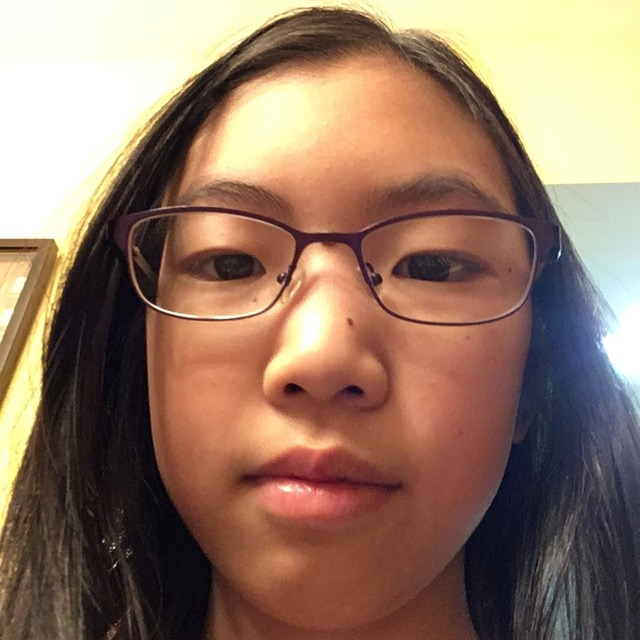
#> input picture face_identification/faces/Sophia_Wang/IMG_1560.jpg, 640 x 640 px, found by its file name
$ jupyter execute --allow-errors face_identification.ipynb   (shell and % lines are left out)   (Python 2 division)   (older library calls are emulated)
#> lines starting #> are read from the running program, lines starting #| are printed output that depends on the picture; after the words box and inside, x2 and y2 are one past the last pixel; in counts of white or black regions, pixels touching at a corner belong together
### face_identification/load_faces.py
# This code is modified from scikit-learn source code

from os import listdir, makedirs, remove
from os.path import join, exists, isdir

import logging
import numpy as np

from PIL import Image
from scipy.misc.pilutil import fromimage
from scipy.misc import imresize

logger = logging.getLogger(__name__)

class Bunch(dict):
    """Container object for datasets

    Dictionary-like object that exposes its keys as attributes.

    >>> b = Bunch(a=1, b=2)
    >>> b['b']
    2
    >>> b.b
    2
    >>> b.a = 3
    >>> b['a']
    3
    >>> b.c = 6
    >>> b['c']
    6

    """

    def __init__(self, **kwargs):
        super(Bunch, self).__init__(kwargs)

    def __setattr__(self, key, value):
        self[key] = value

    def __dir__(self):
        return self.keys()

    # [16 lines left out: functions __getattr__, __setstate__, not called in this run]

def read_jpg(file_path):
#> called with file_path = '/notebook/faces/Sophia_Wang/IMG_1560.jpg'
    image = Image.open(file_path)
#> image is the input picture: PIL image 640x640 RGB; mean R, G, B 147.5, 119.3, 100.9
    if hasattr(image, "_getexif"):
        orientation = 0x0112
        exif = image._getexif()
#> exif = 40 items
        if exif is not None:
            orientation = exif[orientation]
#> orientation = 1
            rotations = {
                3: Image.ROTATE_180,
                6: Image.ROTATE_270,
                8: Image.ROTATE_90
            }
            if orientation in rotations:
                image = image.transpose(rotations[orientation])
    return fromimage(image, flatten = False, mode = None)

def _load_imgs(file_paths, slice_, color, resize):
    """Internally used to load images"""
    # compute the portion of the images to load to respect the slice_ parameter
    # given by the caller
    default_slice = (slice(0, 250), slice(0, 250))
    if slice_ is None:
        slice_ = default_slice
    else:
        slice_ = tuple(s or ds for s, ds in zip(slice_, default_slice))

    h_slice, w_slice = slice_
    h = (h_slice.stop - h_slice.start) // (h_slice.step or 1)
    w = (w_slice.stop - w_slice.start) // (w_slice.step or 1)

    # allocate some contiguous memory to host the decoded image slices
    n_faces = len(file_paths)
    if not color:
        faces = np.zeros((n_faces, h, w), dtype=np.float32)
    else:
        faces = np.zeros((n_faces, h, w, 3), dtype=np.float32)

    # iterate over the collected file path to load the jpeg files as numpy
    # arrays
    for i, file_path in enumerate(file_paths):
        if i % 1000 == 0:
            logger.debug("Loading face #%05d / %05d", i + 1, n_faces)

        # Checks if jpeg reading worked. Refer to issue #3594 for more
        # details.
        img = read_jpg(file_path)
        if img.ndim is 0:
            raise RuntimeError("Failed to read the image file %s, "
                               "Please make sure that libjpeg is installed"
                               % file_path)
        face = np.asarray(img, dtype=np.float32)
        face /= 255.0  # scale uint8 coded colors to the [0.0, 1.0] floats

        if resize is not None:
            face = imresize(face, (resize, resize))
            face = np.asarray(face[slice_], dtype=np.float32)

        if not color:
            # average the color channels to compute a gray levels
            # representation
            face = face.mean(axis=2)

        faces[i, ...] = face

    return faces


def _fetch_faces(data_folder_path, slice_=None, color=False, resize=None):
    person_names, file_paths = [], []
    for person_name in sorted(listdir(data_folder_path)):
        folder_path = join(data_folder_path, person_name)
        if not isdir(folder_path):
            continue
        paths = [join(folder_path, f) for f in sorted(listdir(folder_path))]
        n_pictures = len(paths)
        person_name = person_name.replace('_', ' ')
        person_names.extend([person_name] * n_pictures)
        file_paths.extend(paths)

    n_faces = len(file_paths)
    target_names = np.unique(person_names)
    target = np.searchsorted(target_names, person_names)

    faces = _load_imgs(file_paths, slice_, color, resize)

    # shuffle the faces with a deterministic RNG scheme to avoid having
    # all faces of the same person in a row, as it would break some
    # cross validation and learning algorithms such as SGD and online
    # k-means that make an IID assumption

    indices = np.arange(n_faces)
    np.random.RandomState(42).shuffle(indices)
    faces, target = faces[indices], target[indices]
    return faces, target, target_names


def fetch_faces(data_folder_path, resize=250, color=False,
                     slice_=(slice(70, 195), slice(78, 172))):
    # load and memoize the pairs as np arrays
    faces, target, target_names = _fetch_faces(
        data_folder_path, resize=resize, color=color, slice_=slice_)

    # pack the results as a Bunch instance
    return Bunch(data=faces.reshape(len(faces), -1), images=faces,
                 target=target, target_names=target_names,
                 DESCR="Kids faces dataset")


def load_one_face(jpeg_file, resize = 250, color=False, slice_=(slice(70, 195), slice(78, 172))):
    img = read_jpg(jpeg_file)
    if img.ndim is 0:
        raise RuntimeError("Failed to read the image file %s, "
                           "Please make sure that libjpeg is installed"
                           % jpeg_file)
    face = np.asarray(img, dtype=np.float32)
    face /= 255.0  # scale uint8 coded colors to the [0.0, 1.0] floats

    if resize is not None:
        face = imresize(face, (resize, resize))
        face = np.asarray(face[slice_], dtype=np.float32)

    if not color:
        # average the color channels to compute a gray levels
        # representation
        face = face.mean(axis=2)

    return face

# print fetch_faces('/Users/wyh/faces')

### face_identification/face_identification.ipynb
[cell 1]
import load_faces
from sklearn import datasets, neighbors, linear_model
from matplotlib import pyplot as plt
import numpy as np

#> (the rest of this cell did not finish here and is left out)

[cell 2]
from matplotlib import pyplot as plt
from sklearn.metrics import accuracy_score
from sklearn.neighbors import KNeighborsClassifier
from sklearn.naive_bayes import GaussianNB
from sklearn.decomposition import PCA
from sklearn.pipeline import Pipeline
from sklearn.linear_model import LogisticRegression
from sklearn import svm
from sklearn.ensemble import RandomForestClassifier

#> (the rest of this cell did not finish here and is left out)

[cell 3]
import pickle

output = open('data.pkl', 'wb')
#> (the rest of this cell did not finish here and is left out)

[cell 4]
def predict_face(img):
    import load_faces
    import pickle

    some_face = load_faces.load_one_face(img, resize = 250, color = False,
                                         slice_=(slice(0, 250), slice(0, 210)))
#> call 2 of read_jpg, with file_path = '/notebook/faces/Sophia_Wang/IMG_1565.jpg'
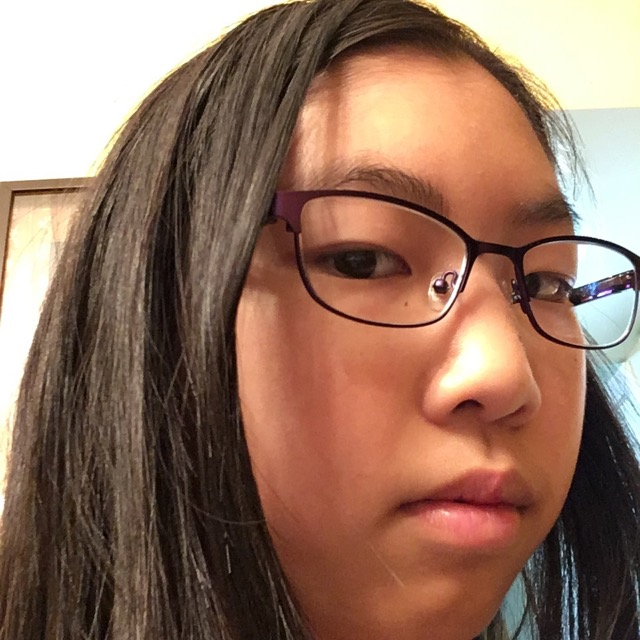
#> input picture face_identification/faces/Sophia_Wang/IMG_1565.jpg, 640 x 640 px, found by its file name
#> in read_jpg, image is the input picture: PIL image 640x640 RGB; mean R, G, B 146, 112.9, 95.2
    print some_face.shape

    pkl_file = open('data.pkl', 'rb')
    face_model = pickle.load(pkl_file)
    pkl_file.close()

    names_file = open('names.pkl', 'rb')
    target_names = pickle.load(names_file)
    names_file.close()

    predicted_label = face_model.predict([some_face.flatten()])[0]

    return target_names[predicted_label]

print predict_face('/notebook/faces/Sophia_Wang/IMG_1565.jpg')
#> (the call stopped at in read_jpg, `return fromimage(image, flatten = False, mode = None)`: scipy is not available in this run)

[cell 5]
import cv2
img = cv2.imread('/notebook/faces/Sophia_Wang/IMG_1560.jpg')
#gray = faces.images[200]
#gray = np.array(gray, dtype='uint8')
gray = cv2.cvtColor(img, cv2.COLOR_BGR2GRAY)
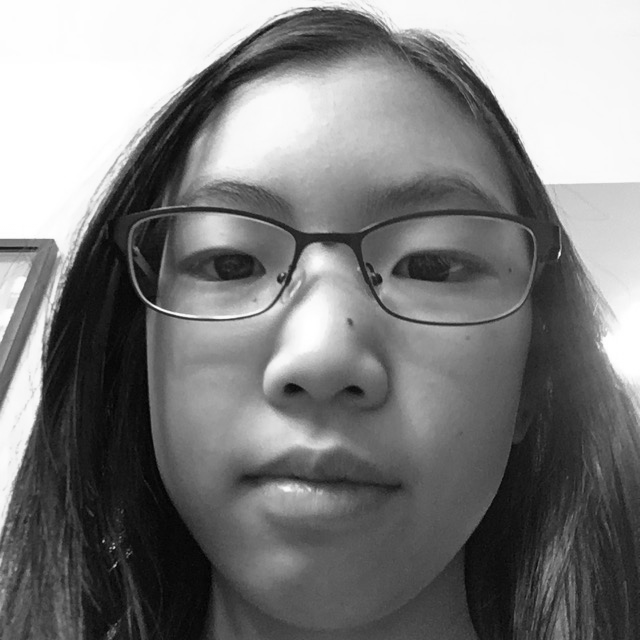
#> gray: shape (640, 640); min 1, max 255, mean 125.7

face_cascade1 = cv2.CascadeClassifier('haarcascade_frontalface_alt.xml')
face_cascade2 = cv2.CascadeClassifier('haarcascade_lefteye_2splits.xml')
face_cascade3 = cv2.CascadeClassifier('haarcascade_righteye_2splits.xml')

faces2 = face_cascade1.detectMultiScale(gray, scaleFactor=1.01,
    minNeighbors=1,
    minSize=(500, 500),
    flags = cv2.CASCADE_SCALE_IMAGE
)
#> faces2 = [[50, 51, 551, 551]]
faces3 = face_cascade2.detectMultiScale(gray, scaleFactor=1.01,
    minNeighbors=1,
    minSize=(100, 100),
    flags = cv2.CASCADE_SCALE_IMAGE
)
#> faces3 = [[168, 194, 109, 109], [358, 170, 145, 145], [211, 454, 104, 104]]
faces4 = face_cascade3.detectMultiScale(gray, scaleFactor=1.01,
    minNeighbors=1,
    minSize=(100, 100),
    flags = cv2.CASCADE_SCALE_IMAGE
)
#> faces4 = [[382, 189, 117, 117], [169, 181, 129, 129], [295, 403, 121, 121]]
print faces2
#| [[ 50  51 551 551]]
print faces3
#| [[168 194 109 109]
#|  [358 170 145 145]
#|  [211 454 104 104]]
print faces4
#| [[382 189 117 117]
#|  [169 181 129 129]
#|  [295 403 121 121]]
for (x,y,w,h) in faces2:
    img = cv2.rectangle(img,(x,y),(x+w,y+h),(255,0,0),2)
#> this loop made 1 pass
#> pass 1, `img = cv2.rectangle(img,(x,y),(x+w,y+h),(255,0,0),2)`:
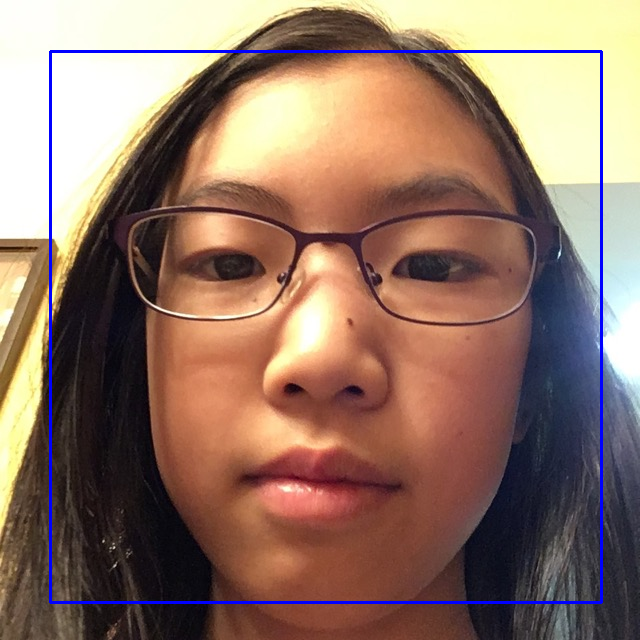
#> img: shape (640, 640, 3); mean B, G, R 103.2, 117.2, 145.2
for (x,y,w,h) in faces3:
    img = cv2.rectangle(img,(x,y),(x+w,y+h),(0,255,0),2)
#> this loop made 3 passes
#> pass 1, `img = cv2.rectangle(img,(x,y),(x+w,y+h),(0,255,0),2)`:
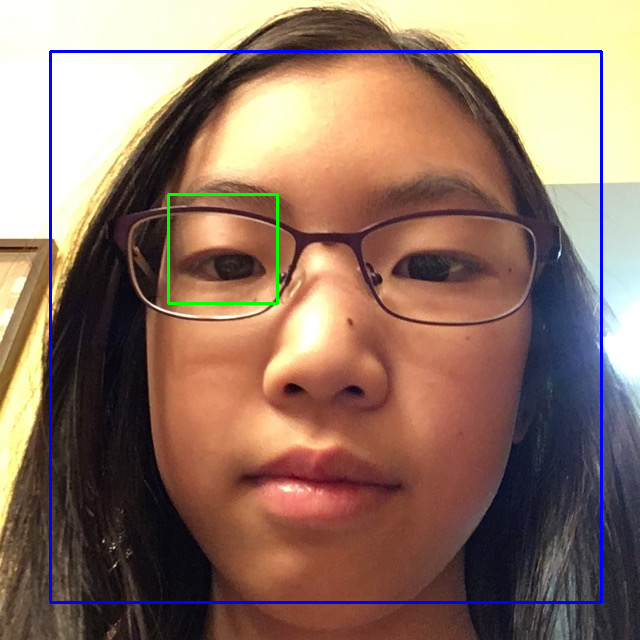
#> img: shape (640, 640, 3); 0.32% of pixels changed, all inside (x1, y1, x2, y2) = (167, 193, 279, 305)
#> pass 2, `img = cv2.rectangle(img,(x,y),(x+w,y+h),(0,255,0),2)`:
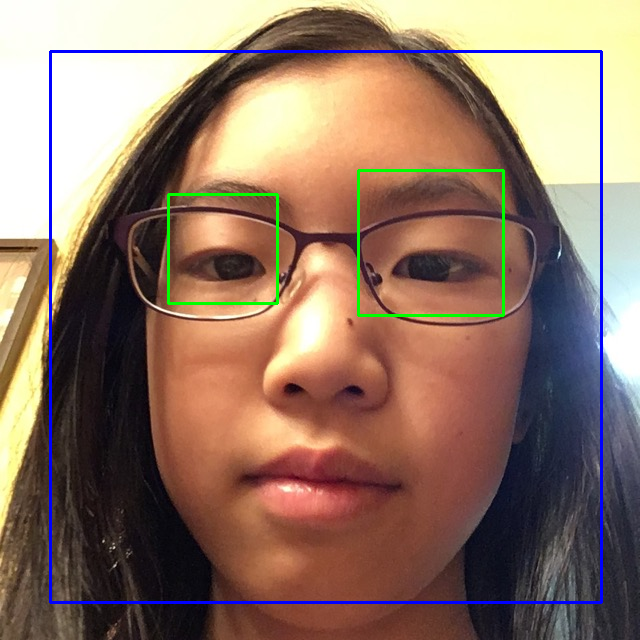
#> img: shape (640, 640, 3); 0.42% of pixels changed, all inside (x1, y1, x2, y2) = (357, 169, 505, 317)
#> pass 3, `img = cv2.rectangle(img,(x,y),(x+w,y+h),(0,255,0),2)`:
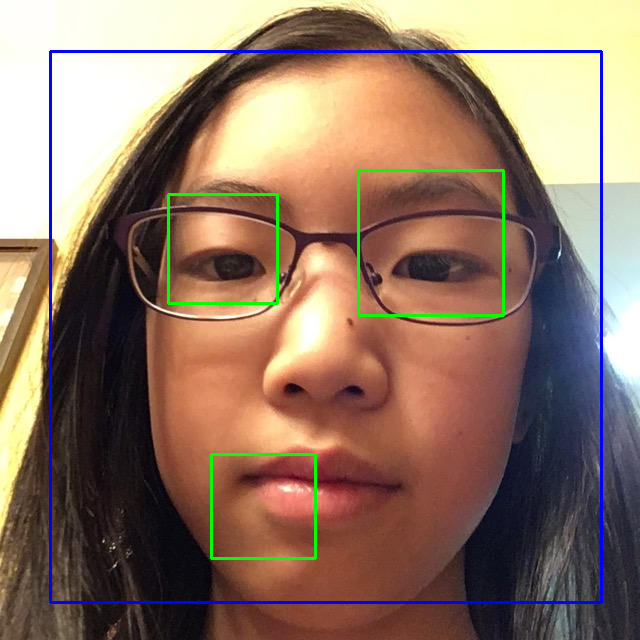
#> img: shape (640, 640, 3); 0.3% of pixels changed, all inside (x1, y1, x2, y2) = (210, 453, 317, 560)
for (x,y,w,h) in faces4:
    img = cv2.rectangle(img,(x,y),(x+w,y+h),(0,0,255),2)
#> this loop made 3 passes
#> pass 1, `img = cv2.rectangle(img,(x,y),(x+w,y+h),(0,0,255),2)`:
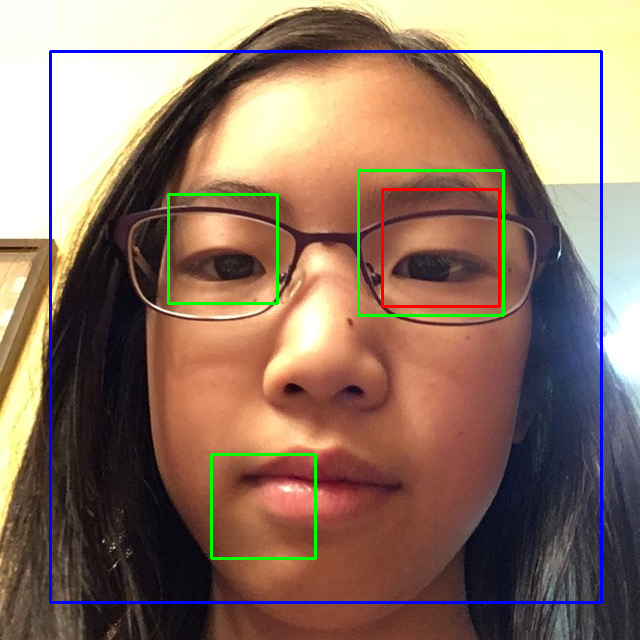
#> img: shape (640, 640, 3); 0.34% of pixels changed, all inside (x1, y1, x2, y2) = (381, 188, 501, 308)
#> pass 2, `img = cv2.rectangle(img,(x,y),(x+w,y+h),(0,0,255),2)`:
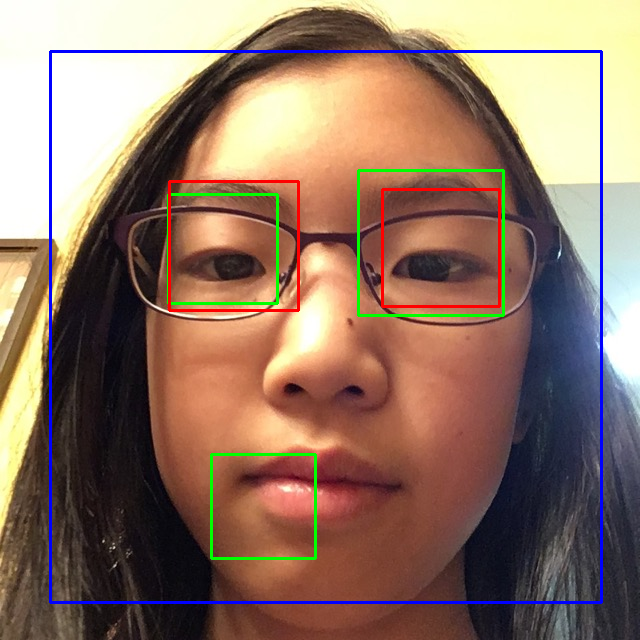
#> img: shape (640, 640, 3); 0.38% of pixels changed, all inside (x1, y1, x2, y2) = (168, 180, 300, 312)
#> pass 3, `img = cv2.rectangle(img,(x,y),(x+w,y+h),(0,0,255),2)`:
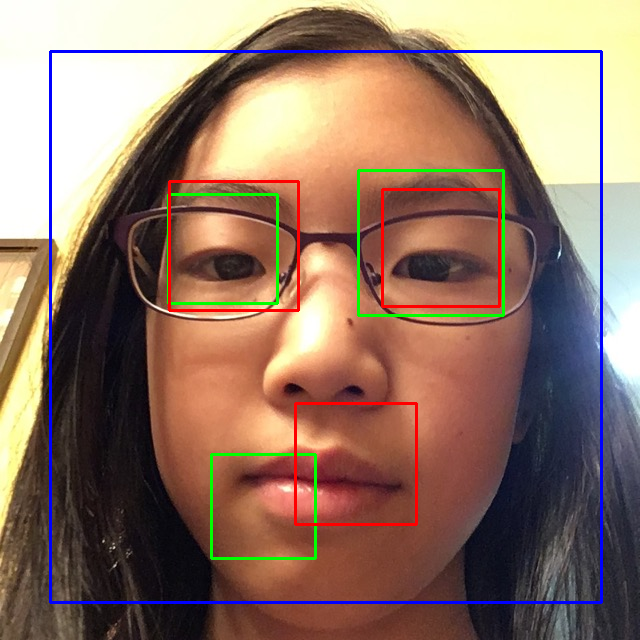
#> img: shape (640, 640, 3); 0.35% of pixels changed, all inside (x1, y1, x2, y2) = (294, 402, 418, 526)

#plt.imshow(gray, cmap=plt.cm.gray)
plt.imshow(cv2.cvtColor(img, cv2.COLOR_BGR2RGB))
